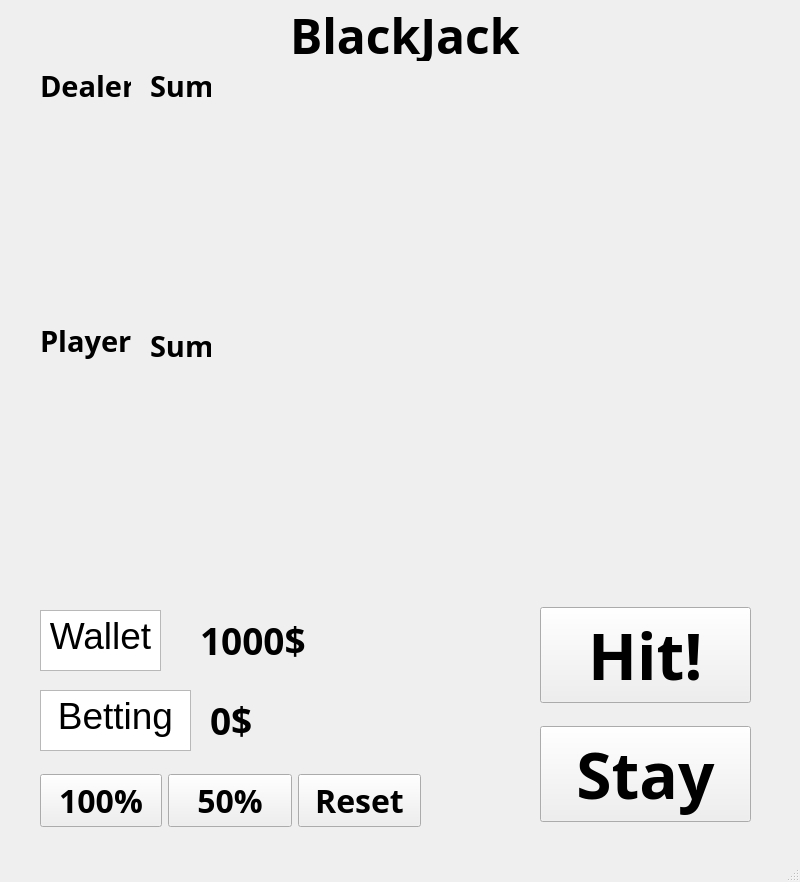
<?xml version="1.0" encoding="UTF-8"?>
<ui version="4.0">
 <class>BlackJack</class>
 <widget class="QMainWindow" name="BlackJack">
  <property name="geometry">
   <rect>
    <x>0</x>
    <y>0</y>
    <width>800</width>
    <height>882</height>
   </rect>
  </property>
  <property name="windowTitle">
   <string>MainWindow</string>
  </property>
  <widget class="QWidget" name="centralwidget">
   <widget class="QWidget" name="horizontalLayoutWidget">
    <property name="geometry">
     <rect>
      <x>40</x>
      <y>100</y>
      <width>711</width>
      <height>221</height>
     </rect>
    </property>
    <layout class="QHBoxLayout" name="horizontalLayout">
     <item>
      <widget class="QLabel" name="Dealer_1">
       <property name="text">
        <string/>
       </property>
      </widget>
     </item>
     <item>
      <widget class="QLabel" name="Dealer_2">
       <property name="text">
        <string/>
       </property>
      </widget>
     </item>
     <item>
      <widget class="QLabel" name="Dealer_3">
       <property name="text">
        <string/>
       </property>
      </widget>
     </item>
     <item>
      <widget class="QLabel" name="Dealer_4">
       <property name="text">
        <string/>
       </property>
      </widget>
     </item>
     <item>
      <widget class="QLabel" name="Dealer_5">
       <property name="text">
        <string/>
       </property>
      </widget>
     </item>
    </layout>
   </widget>
   <widget class="QLabel" name="label_5">
    <property name="geometry">
     <rect>
      <x>40</x>
      <y>70</y>
      <width>91</width>
      <height>31</height>
     </rect>
    </property>
    <property name="font">
     <font>
      <family>Yu Gothic UI Semibold</family>
      <pointsize>22</pointsize>
      <weight>75</weight>
      <bold>true</bold>
     </font>
    </property>
    <property name="text">
     <string>Dealer</string>
    </property>
   </widget>
   <widget class="QLabel" name="label_6">
    <property name="geometry">
     <rect>
      <x>40</x>
      <y>320</y>
      <width>91</width>
      <height>41</height>
     </rect>
    </property>
    <property name="font">
     <font>
      <family>Yu Gothic UI Semibold</family>
      <pointsize>22</pointsize>
      <weight>75</weight>
      <bold>true</bold>
     </font>
    </property>
    <property name="text">
     <string>Player</string>
    </property>
   </widget>
   <widget class="QLabel" name="label_15">
    <property name="geometry">
     <rect>
      <x>290</x>
      <y>10</y>
      <width>241</width>
      <height>51</height>
     </rect>
    </property>
    <property name="font">
     <font>
      <family>Yu Gothic UI Semibold</family>
      <pointsize>36</pointsize>
      <weight>75</weight>
      <bold>true</bold>
     </font>
    </property>
    <property name="text">
     <string>BlackJack</string>
    </property>
   </widget>
   <widget class="QWidget" name="horizontalLayoutWidget_2">
    <property name="geometry">
     <rect>
      <x>40</x>
      <y>360</y>
      <width>711</width>
      <height>221</height>
     </rect>
    </property>
    <layout class="QHBoxLayout" name="horizontalLayout_4">
     <item>
      <widget class="QLabel" name="Player_1">
       <property name="text">
        <string/>
       </property>
      </widget>
     </item>
     <item>
      <widget class="QLabel" name="Player_2">
       <property name="text">
        <string/>
       </property>
      </widget>
     </item>
     <item>
      <widget class="QLabel" name="Player_3">
       <property name="text">
        <string/>
       </property>
      </widget>
     </item>
     <item>
      <widget class="QLabel" name="Player_4">
       <property name="text">
        <string/>
       </property>
      </widget>
     </item>
     <item>
      <widget class="QLabel" name="Player_5">
       <property name="text">
        <string/>
       </property>
      </widget>
     </item>
    </layout>
   </widget>
   <widget class="QLabel" name="Dealer_Sum">
    <property name="geometry">
     <rect>
      <x>150</x>
      <y>70</y>
      <width>61</width>
      <height>31</height>
     </rect>
    </property>
    <property name="font">
     <font>
      <family>Yu Gothic UI Semibold</family>
      <pointsize>22</pointsize>
      <weight>75</weight>
      <bold>true</bold>
     </font>
    </property>
    <property name="text">
     <string>Sum</string>
    </property>
   </widget>
   <widget class="QLabel" name="Player_Sum">
    <property name="geometry">
     <rect>
      <x>150</x>
      <y>330</y>
      <width>61</width>
      <height>31</height>
     </rect>
    </property>
    <property name="font">
     <font>
      <family>Yu Gothic UI Semibold</family>
      <pointsize>22</pointsize>
      <weight>75</weight>
      <bold>true</bold>
     </font>
    </property>
    <property name="text">
     <string>Sum</string>
    </property>
   </widget>
   <widget class="QTextBrowser" name="textBrowser">
    <property name="geometry">
     <rect>
      <x>40</x>
      <y>610</y>
      <width>121</width>
      <height>61</height>
     </rect>
    </property>
    <property name="html">
     <string>&lt;!DOCTYPE HTML PUBLIC &quot;-//W3C//DTD HTML 4.0//EN&quot; &quot;http://www.w3.org/TR/REC-html40/strict.dtd&quot;&gt;
&lt;html&gt;&lt;head&gt;&lt;meta name=&quot;qrichtext&quot; content=&quot;1&quot; /&gt;&lt;style type=&quot;text/css&quot;&gt;
p, li { white-space: pre-wrap; }
&lt;/style&gt;&lt;/head&gt;&lt;body style=&quot; font-family:'Gulim'; font-size:9pt; font-weight:400; font-style:normal;&quot;&gt;
&lt;p align=&quot;center&quot; style=&quot; margin-top:0px; margin-bottom:0px; margin-left:0px; margin-right:0px; -qt-block-indent:0; text-indent:0px;&quot;&gt;&lt;span style=&quot; font-family:'Yu Gothic UI Semibold'; font-size:28pt;&quot;&gt;Wallet&lt;/span&gt;&lt;/p&gt;&lt;/body&gt;&lt;/html&gt;</string>
    </property>
   </widget>
   <widget class="QTextBrowser" name="textBrowser_2">
    <property name="geometry">
     <rect>
      <x>40</x>
      <y>690</y>
      <width>151</width>
      <height>61</height>
     </rect>
    </property>
    <property name="html">
     <string>&lt;!DOCTYPE HTML PUBLIC &quot;-//W3C//DTD HTML 4.0//EN&quot; &quot;http://www.w3.org/TR/REC-html40/strict.dtd&quot;&gt;
&lt;html&gt;&lt;head&gt;&lt;meta name=&quot;qrichtext&quot; content=&quot;1&quot; /&gt;&lt;style type=&quot;text/css&quot;&gt;
p, li { white-space: pre-wrap; }
&lt;/style&gt;&lt;/head&gt;&lt;body style=&quot; font-family:'Gulim'; font-size:9pt; font-weight:400; font-style:normal;&quot;&gt;
&lt;p align=&quot;center&quot; style=&quot; margin-top:0px; margin-bottom:0px; margin-left:0px; margin-right:0px; -qt-block-indent:0; text-indent:0px;&quot;&gt;&lt;span style=&quot; font-family:'Yu Gothic UI Semibold'; font-size:28pt;&quot;&gt;Betting&lt;/span&gt;&lt;/p&gt;&lt;/body&gt;&lt;/html&gt;</string>
    </property>
   </widget>
   <widget class="QWidget" name="horizontalLayoutWidget_3">
    <property name="geometry">
     <rect>
      <x>40</x>
      <y>760</y>
      <width>381</width>
      <height>81</height>
     </rect>
    </property>
    <layout class="QHBoxLayout" name="horizontalLayout_5">
     <item>
      <widget class="QPushButton" name="Bet_100">
       <property name="maximumSize">
        <size>
         <width>122</width>
         <height>16777215</height>
        </size>
       </property>
       <property name="font">
        <font>
         <family>Yu Gothic UI Semibold</family>
         <pointsize>24</pointsize>
         <weight>75</weight>
         <bold>true</bold>
        </font>
       </property>
       <property name="text">
        <string>100%</string>
       </property>
      </widget>
     </item>
     <item>
      <widget class="QPushButton" name="Bet_50">
       <property name="font">
        <font>
         <family>Yu Gothic UI Semibold</family>
         <pointsize>24</pointsize>
         <weight>75</weight>
         <bold>true</bold>
        </font>
       </property>
       <property name="text">
        <string>50%</string>
       </property>
      </widget>
     </item>
     <item>
      <widget class="QPushButton" name="Bet_Reset">
       <property name="font">
        <font>
         <family>Yu Gothic UI Semibold</family>
         <pointsize>24</pointsize>
         <weight>75</weight>
         <bold>true</bold>
        </font>
       </property>
       <property name="text">
        <string>Reset</string>
       </property>
      </widget>
     </item>
    </layout>
   </widget>
   <widget class="QLabel" name="Show_Wallet">
    <property name="geometry">
     <rect>
      <x>200</x>
      <y>610</y>
      <width>111</width>
      <height>61</height>
     </rect>
    </property>
    <property name="font">
     <font>
      <family>Yu Gothic UI Semibold</family>
      <pointsize>28</pointsize>
      <weight>75</weight>
      <bold>true</bold>
     </font>
    </property>
    <property name="text">
     <string>1000$</string>
    </property>
   </widget>
   <widget class="QLabel" name="Show_Betting">
    <property name="geometry">
     <rect>
      <x>210</x>
      <y>690</y>
      <width>111</width>
      <height>61</height>
     </rect>
    </property>
    <property name="font">
     <font>
      <family>Yu Gothic UI Semibold</family>
      <pointsize>28</pointsize>
      <weight>75</weight>
      <bold>true</bold>
     </font>
    </property>
    <property name="text">
     <string>0$</string>
    </property>
   </widget>
   <widget class="QWidget" name="verticalLayoutWidget">
    <property name="geometry">
     <rect>
      <x>540</x>
      <y>590</y>
      <width>211</width>
      <height>251</height>
     </rect>
    </property>
    <layout class="QVBoxLayout" name="verticalLayout">
     <item>
      <widget class="QPushButton" name="pushButton_3">
       <property name="font">
        <font>
         <family>Yu Gothic UI Semibold</family>
         <pointsize>48</pointsize>
         <weight>75</weight>
         <bold>true</bold>
        </font>
       </property>
       <property name="text">
        <string>Hit!</string>
       </property>
      </widget>
     </item>
     <item>
      <widget class="QPushButton" name="pushButton_2">
       <property name="font">
        <font>
         <family>Yu Gothic UI Semibold</family>
         <pointsize>48</pointsize>
         <weight>75</weight>
         <bold>true</bold>
        </font>
       </property>
       <property name="text">
        <string>Stay</string>
       </property>
      </widget>
     </item>
    </layout>
   </widget>
  </widget>
  <widget class="QMenuBar" name="menubar">
   <property name="geometry">
    <rect>
     <x>0</x>
     <y>0</y>
     <width>800</width>
     <height>21</height>
    </rect>
   </property>
  </widget>
  <widget class="QStatusBar" name="statusbar"/>
 </widget>
 <resources/>
 <connections/>
</ui>
